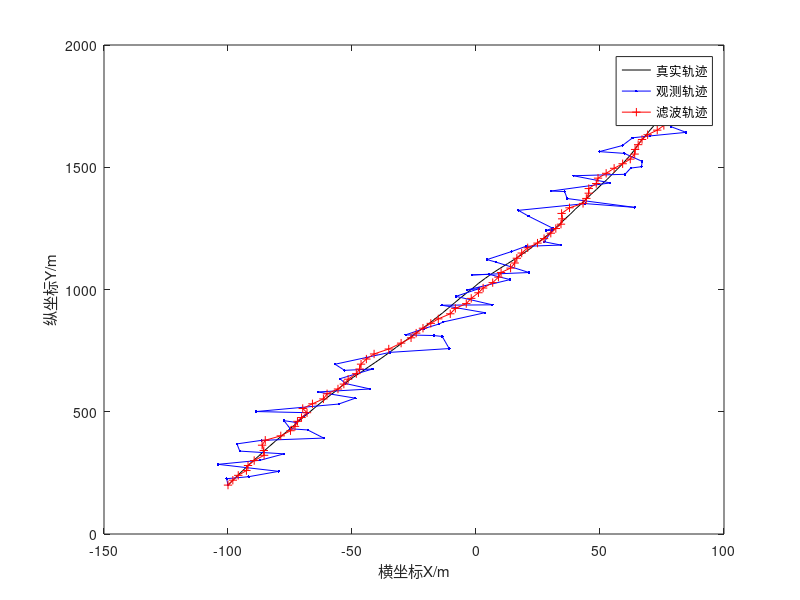
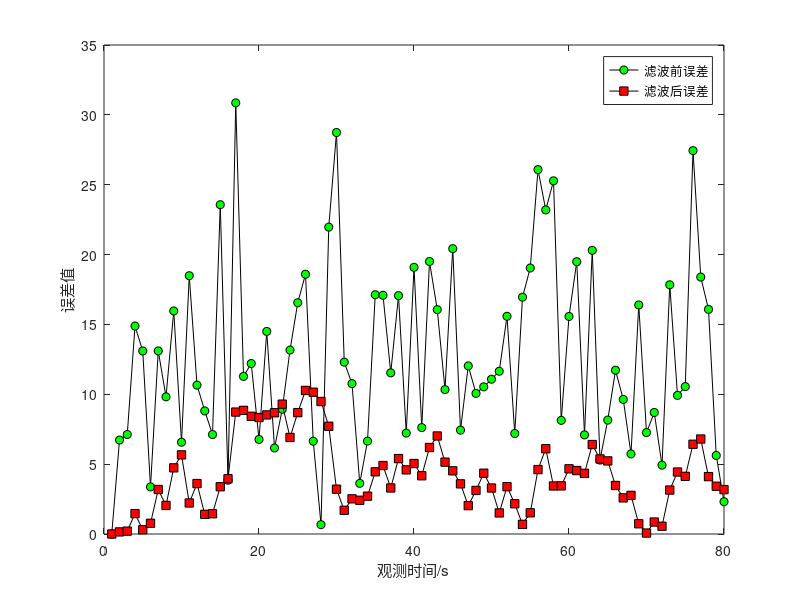

MATLAB code for these plots, in order:
%%%%%%%%%%%%%%%%%%%%%%%%%%%%%%%%%%%%%%%%%%%%%
% 功能说明：Kalman滤波在船舶GPS导航定位系统中的应用 
%%%%%%%%%%%%%%%%%%%%%%%%%%%%%%%%%%%%%%%%%%%%%
function code_Ship_GPS_nav_pos_sys
clc;clear; 
T=1;%雷达扫描周期 
N=80/T; %总的采样次数 
X=zeros(4,N); % 目标真实位置、速度 
X(:,1)=[-100,2,200,20];% 目标初始位置、速度 
Z=zeros(2,N); % 传感器对位置的观测 
Z(:,1)=[X(1,1),X(3,1)];  % 观测初始化 
delta_w=1e-2;  %如果增大这个参数，目标真实轨迹就是曲线了 
Q=delta_w*diag([0.5,1,0.5,1]) ; % 过程噪声均值 
R=100*eye(2);  %观测噪声均值 
F=[1,T,0,0;0,1,0,0;0,0,1,T;0,0,0,1];  % 状态转移矩阵 
H=[1,0,0,0;0,0,1,0];   % 观测矩阵 
%%%%%%%%%%%%%%%%%%%%%%%%%%%%%%%%%%%%%%%%%%%%%
for t=2:N
    X(:,t)=F*X(:,t-1)+sqrtm(Q)*randn(4,1);%目标真实轨迹 
    Z(:,t)=H*X(:,t)+sqrtm(R)*randn(2,1); %对目标观测 
end 
% Kalman滤波 
Xkf=zeros(4,N); 
Xkf(:,1)=X(:,1); % Kalman滤波状态初始化 
P0=eye(4); % 协方差阵初始化 
for i=2:N 
    Xn=F*Xkf(:,i-1); %预测 
    P1=F*P0*F'+Q;%预测误差协方差 
    K=P1*H'*inv(H*P1*H'+R);%增益 
    Xkf(:,i)=Xn+K*(Z(:,i)-H*Xn);%状态更新 
    P0=(eye(4)-K*H)*P1;%滤波误差协方差更新 
end 
% 误差分析 
for i=1:N 
    Err_Observation(i)=RMS(X(:,i),Z(:,i)); % 滤波前的误差 
    Err_KalmanFilter(i)=RMS(X(:,i),Xkf(:,i)); % 滤波后的误差 
end 
%%%%%%%%%%%%%%%%%%%%%%%%%%%%%%%%%%%%%%%%%%%%% 
% 画图 
figure 
hold on;box on; 
plot(X(1,:),X(3,:),'-k'); % 真实轨迹 
plot(Z(1,:),Z(2,:),'-b.'); % 观测轨迹 
plot(Xkf(1,:),Xkf(3,:),'-r+'); % Kalman滤波轨迹 
legend('真实轨迹','观测轨迹','滤波轨迹'); 
xlabel('横坐标X/m'); 
ylabel('纵坐标Y/m'); 
figure 
hold on; box on; 
plot(Err_Observation,'-ko','MarkerFace','g') 
plot(Err_KalmanFilter,'-ks','MarkerFace','r') 
legend('滤波前误差','滤波后误差') 
xlabel('观测时间/s'); 
ylabel('误差值'); 
%%%%%%%%%%%%%%%%%%%%%%%%%%%%%%%%%%%%%%%%%%%%% 
% 计算欧氏距离子函数 
function dist=RMS(X1,X2); 
if length(X2)<=2 
    dist=sqrt( (X1(1)-X2(1))^2 + (X1(3)-X2(2))^2 ); 
else 
    dist=sqrt( (X1(1)-X2(1))^2 + (X1(3)-X2(3))^2 ); 
end 
%%%%%%%%%%%%%%%%%%%%%%%%%%%%%%%%%%%%%%%%%%%%%